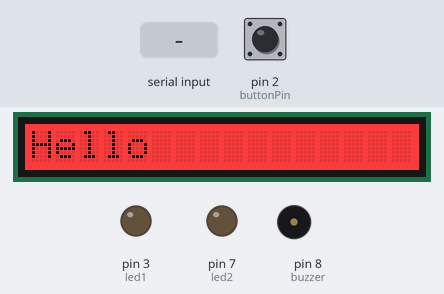
Simulated run of this sketch. Board: Arduino Uno, built with avr-gcc and run on an emulated ATmega328P. Parts: 16×1 character LCD, output pins drawn as LEDs (lit = HIGH), buzzer (waves = sounding). The test bench sets the inputs (shaded band); at power-on: pin 2 (buttonPin) LOW. What the sketch prints to the serial monitor is not drawn.

Above: at 1.2 s.
1.3 s: pin 2 (buttonPin) pulled HIGH for 0.15 s
At 3.1 s:
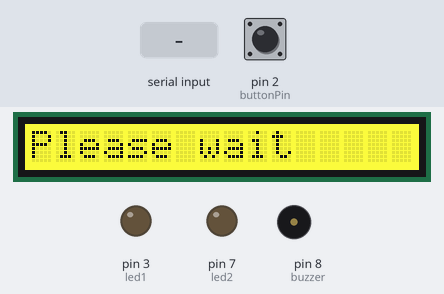
3.7 s: "1" received over Serial
At 5.1 s:
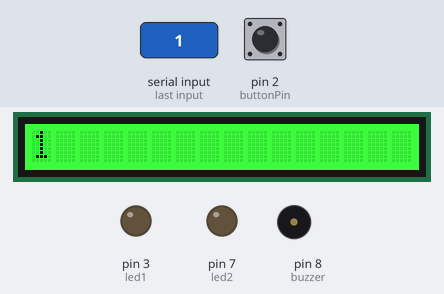
6.2 s: pin 2 (buttonPin) pulled HIGH for 1 s
At 6.8 s:
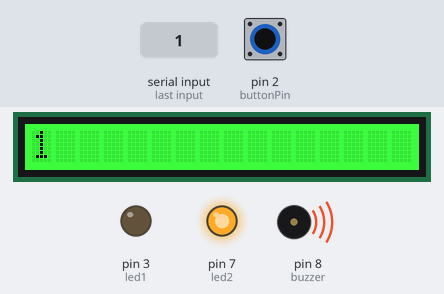
8.7 s: "0" received over Serial
At 10.1 s:
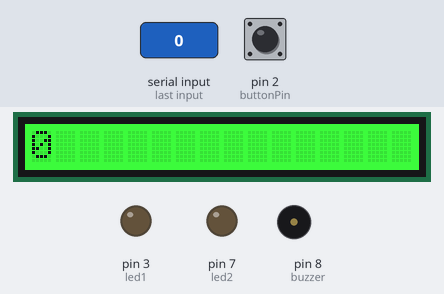
Timing chart, 0 to 11.7 s (numbered marks = the images above; inputs shaded):
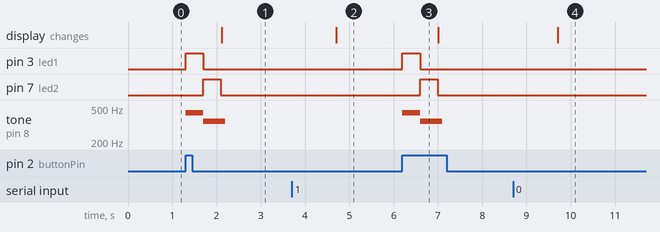

The sketch:

doorbell.ino
```cpp
#include <rgb_lcd.h>

#include <Wire.h>

const int buttonPin = 2;
const int buzzer = 8;
const int led1 = 3;
const int led2 = 7;

int buttonState = 0;

rgb_lcd lcd;

const int colorR = 255;
const int colorG = 0;
const int colorB = 0;

String message = "";   // for incoming serial data

void setup() {
  Serial.begin(115200);
  Serial.write('1');

  lcd.begin(16, 1);
  lcd.setRGB(colorR, colorG, colorB);
  lcd.print("Hello");

  pinMode(buttonPin, INPUT);
  pinMode(buzzer, OUTPUT);
  pinMode(led1, OUTPUT);
  pinMode(led2, OUTPUT);

  Serial.write('1');
}

void loop() {
  String str;
  buttonState = digitalRead(buttonPin);
  bool rang = false;
  if (buttonState == HIGH & !rang) {
    digitalWrite(led1, HIGH);
    tone(buzzer, 440, 750);
    delay(400);
    digitalWrite(led1, LOW);
    digitalWrite(led2, HIGH);
    tone(buzzer, 349, 500);
    delay(400);
    digitalWrite(led2, LOW);

    Serial.write('0');
    lcd.clear();
    lcd.setRGB(255, 255, 0);
    lcd.print("Please wait");
    delay(100);

    while (Serial.available() < 0) {}

    while (str == "")
    {
      str = Serial.readString();
    }

    lcd.clear();
    lcd.setRGB(0, 255, 0);

    lcd.print(str);

    delay(1000);


    if(str.length() > 16) {
      for (int positionCounter = 0; positionCounter < str.length() - 16; positionCounter++) {
          lcd.scrollDisplayLeft();
          delay(400);
      }

    delay(1000);
    lcd.clear();
    lcd.print(str);

    delay(1000);
    }

        if(str.length() > 16) {
      for (int positionCounter = 0; positionCounter < str.length() - 16; positionCounter++) {
          lcd.scrollDisplayLeft();
          delay(400);
      }

    delay(1000);
    lcd.clear();
    lcd.print(str);
    }
  }
}
```

Measured:
- after the input at 1.3 s, pin 3 (led1): LOW → HIGH at once, → LOW 0.40 s later; pin 7 (led2): LOW → HIGH after 0.40 s, → LOW 0.40 s later; tone on pin 8 (buzzer): silent → 440 Hz at once, → 349 Hz 0.40 s later, → silent 0.50 s later; the display: changes after 0.81 s (image 1)
- after the input at 3.7 s, the display: changes after 1.0 s (image 2)
- after the input at 6.2 s, pin 3 (led1): LOW → HIGH at once, → LOW 0.40 s later; pin 7 (led2): LOW → HIGH after 0.40 s, → LOW 0.40 s later; tone on pin 8 (buzzer): silent → 440 Hz at once, → 349 Hz 0.40 s later, → silent 0.50 s later
- after the input at 8.7 s, the display: changes after 1.0 s (image 4)
